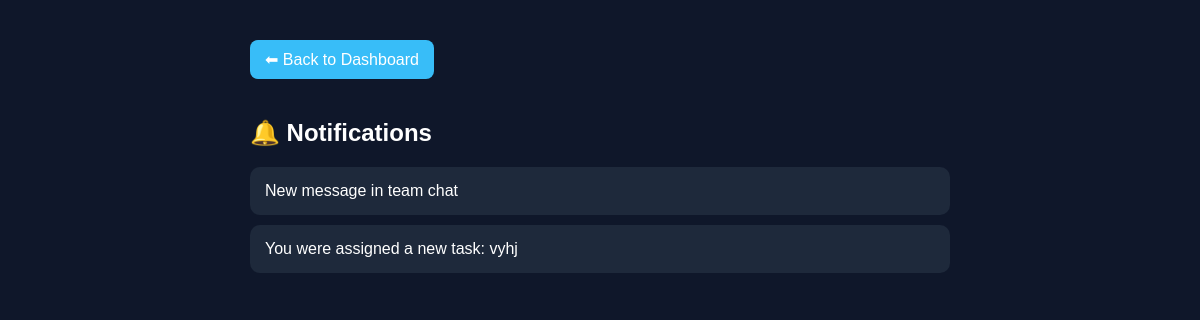
The app's page /notifications (signed in), older data.
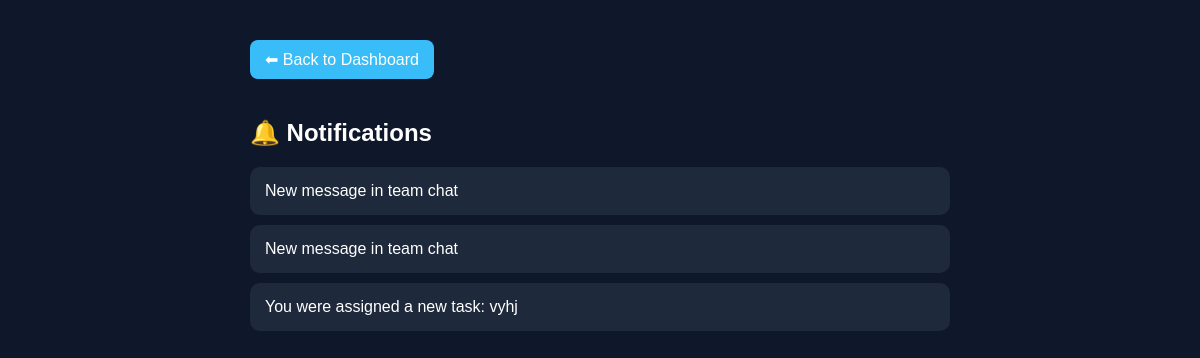
The same page, newer data.
### tables this page shows
CREATE TABLE notifications (
    id INTEGER PRIMARY KEY AUTOINCREMENT,
    username TEXT,
    message TEXT,
    is_read INTEGER DEFAULT 0,
    created_at DATETIME DEFAULT CURRENT_TIMESTAMP
);

### app.py (the view)
@app.route("/notifications")
def notifications():
    if not session.get("logged_in"):
        return redirect("/login")
    username = session.get("username")
    conn = sqlite3.connect("users.db",timeout=10)
    cursor = conn.cursor()
    cursor.execute(
        "SELECT * FROM notifications WHERE username=? ORDER BY id DESC",
        (username,)
    )
    notifications = cursor.fetchall()
    cursor.execute(
        "UPDATE notifications SET is_read=1 WHERE username=?",
        (username,)
    )
    conn.commit()
    conn.close()
    return render_template(
        "notifications.html",
        notifications=notifications
    )

### templates/notifications.html (shortened to what this page needs)
<!DOCTYPE html>
<html>
<head>
</head>
<body>
<div class="container">
<a href="/dashboard" class="back">
⬅ Back to Dashboard
</a>
<h2>🔔 Notifications</h2>
{% for n in notifications %}
<div class="card">
{{ n[2] }}
</div>
{% endfor %}
</div>
</body>
</html>

### templates/notifications.html (style rules this page uses)
body { margin:0; font-family:Poppins,sans-serif; background:#0f172a; color:white; }
.container { padding:40px; max-width:700px; margin:auto; }
.card { background:#1e293b; padding:15px; border-radius:10px; margin-bottom:10px; }
.back { display:inline-block; margin-bottom:20px; background:#38bdf8; padding:10px 15px; border-radius:8px; color:white; text-decoration:none; }

Row changes from the older to the newer data that the page shows:
added notifications: message "New message in team chat"
